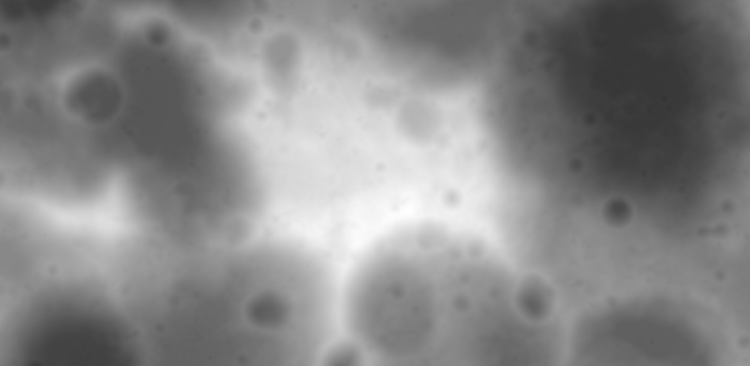
#> input picture data/quickmap-lroc.png, 1500 x 731 px (shown at 1/2 size); its folder holds only this picture in this run
$ python scan_terrain.py
#> lines starting #> are read from the running program, lines starting #| are printed output that depends on the picture; after the words box and inside, x2 and y2 are one past the last pixel; in counts of white or black regions, pixels touching at a corner belong together
import os
import glob
import json
import math
import zipfile
import urllib.parse
import urllib.request
from datetime import datetime, timedelta, timezone
import numpy as np
import matplotlib.pyplot as plt
from matplotlib.widgets import Button, Slider
from matplotlib.colors import Normalize, LightSource
from PIL import Image
from scipy.ndimage import gaussian_filter, uniform_filter, binary_erosion, rotate

# =====================================================================
# 1. KONSTANTA GEOSPASIAL BULAN & PARAMETER BATAS SIMULASI (GO/NO-GO)
# =====================================================================
R_MOON_M         = 1737400.0
LAT_CENTER_DEG   = -84.50
LON_CENTER_DEG   = 31.00
DEFAULT_RES_M    = 42.0   # Skala spasial plateau Mons Mouton (~21.5 km pada 512 px)

# Ambang batas keselamatan pendaratan (Parameter Simulasi CLPS/Artemis)
MAX_SAFE_SLOPE_DEG    = 8.0    # Batas kemiringan lereng LOLA DEM (derajat)
MIN_SUN_MARGIN_DEG    = 0.2    # Margin minimum Matahari di atas ufuk bukit (derajat)
MIN_EARTH_MARGIN_DEG  = 1.5    # Margin minimum Bumi di atas ufuk untuk sinyal DTE (derajat)
MIN_SOLAR_CONT_PCT    = 65.0   # Minimal kontinuitas sinar surya 14 hari pasca-landing (%)
MIN_DTE_CONT_PCT      = 70.0   # Minimal ketersediaan sinyal komunikasi Bumi 14 hari (%)

BASE_EPOCH_UTC     = datetime(2026, 11, 10, 0, 0, tzinfo=timezone.utc)
FORECAST_SPAN_DAYS = 44

os.makedirs("data", exist_ok=True)
os.makedirs("output", exist_ok=True)

# =====================================================================
# 2. AUTO-DISCOVERY & PEMBACAAN METADATA NASA LRO QUICKMAP / LOLA DEM
# =====================================================================
downloads_path = os.path.join(os.path.expanduser("~"), "Downloads")
zip_candidates = glob.glob(os.path.join(downloads_path, "*quickmap*.zip"))
for z in zip_candidates:
    try:
        with zipfile.ZipFile(z, "r") as zip_ref:
            zip_ref.extractall("data")
        print(f"[+] Otomatis mengekstrak file dari: {os.path.basename(z)}")
    except Exception:
        pass

all_images = []
for root, _, files in os.walk("data"):
    for f in files:
        if f.lower().endswith((".png", ".tif", ".tiff", ".jpg")) and not f.endswith(".vrt"):
            all_images.append(os.path.join(root, f))

dem_file = illum_file = None
for img in all_images:
    name = os.path.basename(img).lower()
    if "illum" in name or "wac" in name:
        illum_file = img
    elif "map" in name or "dem" in name or "lola" in name:
        dem_file = img

if not dem_file and all_images:
    dem_file = all_images[0]
if not illum_file and len(all_images) > 1:
    illum_file = [x for x in all_images if x != dem_file][0]

def detect_pixel_resolution_m(img_path, pil_img):
    try:
        tags = getattr(pil_img, "tag_v2", {})
        if 33550 in tags:
            sx = float(tags[33550][0])
            if 1.0 <= sx <= 2000.0:
                return sx
    except Exception:
        pass

    base_no_ext = os.path.splitext(img_path)[0]
    for ext in (".tfw", ".pgw", ".jgw", ".wld"):
        wf = base_no_ext + ext
        if os.path.exists(wf):
            try:
                with open(wf, "r", encoding="utf-8") as f:
                    vals = [float(line.strip()) for line in f if line.strip()]
                if vals and 1.0 <= abs(vals[0]) <= 2000.0:
                    return abs(vals[0])
            except Exception:
                pass
    return DEFAULT_RES_M

if dem_file:
    print(f"[+] Menggunakan NASA LRO QuickMap DEM : {dem_file}")
    raw_dem_img = Image.open(dem_file)
#> raw_dem_img is the input picture: PIL image 1500x731 RGBA; mean R, G, B, A 135.8, 135.8, 135.8, 255
    PIXEL_RES_M = detect_pixel_resolution_m(dem_file, raw_dem_img)
#> in detect_pixel_resolution_m, `tags = getattr(pil_img, "tag_v2", {})`: tags = 0 items
#> PIXEL_RES_M = 42
    if raw_dem_img.mode in ("F", "I", "I;16", "I;16B", "I;16L"):
        dem_arr = np.array(raw_dem_img, dtype=np.float32)
        d_min, d_max = float(np.nanmin(dem_arr)), float(np.nanmax(dem_arr))
        if -9000.0 <= d_min and d_max <= 11000.0 and (d_max - d_min) > 200.0:
            elevation_m = np.nan_to_num(dem_arr, nan=np.nanmedian(dem_arr))
        else:
            norm_d = (dem_arr - d_min) / (d_max - d_min + 1e-5)
            elevation_m = 2000.0 + norm_d * 4000.0
    else:
        heightmap = np.array(raw_dem_img.convert("L"), dtype=np.float32)
        elevation_m = 2000.0 + (heightmap / 255.0) * 4000.0
    dem_source_tag = f"NASA LRO QuickMap ({os.path.basename(dem_file)})"
else:
    print("[!] Raster QuickMap tidak ditemukan -> Menggunakan Model LOLA Mons Mouton.")
    PIXEL_RES_M = DEFAULT_RES_M
    yy, xx = np.mgrid[0:512, 0:512].astype(np.float32)
    r_plateau = np.hypot((xx - 256.0) / 145.0, (yy - 256.0) / 130.0)
    plateau = 195.0 * np.exp(-0.5 * (r_plateau ** 2.4))
    crater_1 = -105.0 * np.exp(-0.5 * ((np.hypot(xx - 135.0, yy - 165.0) / 42.0) ** 2))
    crater_2 = -120.0 * np.exp(-0.5 * ((np.hypot(xx - 375.0, yy - 340.0) / 48.0) ** 2))
    ridge = 32.0 * np.sin(xx / 36.0) * np.cos(yy / 40.0)
    hm = np.clip(45.0 + plateau + crater_1 + crater_2 + ridge, 0.0, 255.0)
    elevation_m = 2000.0 + (hm / 255.0) * 4000.0
    dem_source_tag = "LOLA Mons Mouton Reference Model"

elevation_smooth = gaussian_filter(elevation_m, sigma=1.2)
dy, dx = np.gradient(elevation_smooth, PIXEL_RES_M)
slope_deg = np.degrees(np.arctan(np.sqrt(dx**2 + dy**2)))
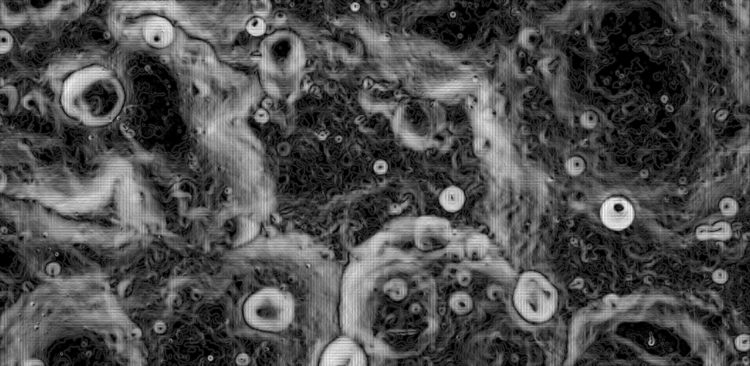
#> slope_deg: shape (731, 1500) float32 (shown at 1/2 size); min 0, max 39.38, mean 11.9; drawn with min black and max white
slope_vmax = max(2.0, float(np.percentile(slope_deg, 97)))
#> slope_vmax = 27.4

if illum_file and os.path.exists(illum_file):
    print(f"[+] Menggunakan Data Iluminasi NASA   : {illum_file}")
    raw_illum = Image.open(illum_file).convert("L").resize((elevation_m.shape[1], elevation_m.shape[0]))
    static_illum_map = (np.array(raw_illum, dtype=np.float32) / 255.0) * 100.0
else:
    static_illum_map = None

# =====================================================================
# 3. KLIEN NASA JPL HORIZONS API (DE441 TOPOCENTRIC MOON_ME) + CACHE
# =====================================================================
HORIZONS_CACHE_PATH = os.path.join("output", "jpl_horizons_cache.json")

# [81 lines left out: functions parse_horizons_csv, fetch_jpl_horizons_body, not called in this run]

def load_or_fetch_horizons_ephemeris():
    start_dt = BASE_EPOCH_UTC
    stop_dt = BASE_EPOCH_UTC + timedelta(days=FORECAST_SPAN_DAYS)
    cache_key = f"{start_dt.strftime('%Y%m%d')}_{FORECAST_SPAN_DAYS}d_{LAT_CENTER_DEG}_{LON_CENTER_DEG}"

    if os.path.exists(HORIZONS_CACHE_PATH):
        try:
            with open(HORIZONS_CACHE_PATH, "r", encoding="utf-8") as f:
#> (reads output/jpl_horizons_cache.json from the repository)
                cached = json.load(f)
            if cached.get("key") == cache_key:
                print("[+] Ephemeris NASA JPL Horizons (DE441) dimuat dari cache lokal.")
                return {
                    "source": "NASA JPL Horizons DE441",
                    "sun": {k: np.array(v, dtype=np.float64) for k, v in cached["sun"].items()},
                    "earth": {k: np.array(v, dtype=np.float64) for k, v in cached["earth"].items()}
                }
        except Exception:
            pass

    print("[*] Menghubungi NASA JPL Horizons API untuk data Matahari & Librasi Bumi...")
    try:
        sun_ep = fetch_jpl_horizons_body("10", start_dt, stop_dt, LAT_CENTER_DEG, LON_CENTER_DEG, 4.2)
        earth_ep = fetch_jpl_horizons_body("399", start_dt, stop_dt, LAT_CENTER_DEG, LON_CENTER_DEG, 4.2)
        if sun_ep is not None and earth_ep is not None:
            with open(HORIZONS_CACHE_PATH, "w", encoding="utf-8") as f:
                json.dump({
                    "key": cache_key,
                    "sun": {k: v.tolist() for k, v in sun_ep.items()},
                    "earth": {k: v.tolist() for k, v in earth_ep.items()}
                }, f)
            print("[+] Berhasil mengunduh ephemeris resmi NASA JPL Horizons DE441!")
            return {"source": "NASA JPL Horizons DE441", "sun": sun_ep, "earth": earth_ep}
    except Exception as exc:
        print(f"[!] Mode offline ({exc}) -> Menggunakan model analitik MOON_ME.")

    return None

JPL_HORIZONS_DATA = load_or_fetch_horizons_ephemeris()
EPHEMERIS_SOURCE_LABEL = JPL_HORIZONS_DATA["source"] if JPL_HORIZONS_DATA else "Analytical MOON_ME"

def compute_lunar_ephemeris(dt_utc, lat_deg=LAT_CENTER_DEG, lon_deg=LON_CENTER_DEG):
    d_lat = lat_deg - LAT_CENTER_DEG
    d_lon = lon_deg - LON_CENTER_DEG

    if JPL_HORIZONS_DATA is not None:
        ts_q = dt_utc.timestamp()
        s_tab = JPL_HORIZONS_DATA["sun"]
        e_tab = JPL_HORIZONS_DATA["earth"]

        sun_az = float(np.interp(ts_q, s_tab["ts"], s_tab["az_unwrapped"])) % 360.0
        sun_el = float(np.interp(ts_q, s_tab["ts"], s_tab["elev"]))
        earth_az = float(np.interp(ts_q, e_tab["ts"], e_tab["az_unwrapped"])) % 360.0
        earth_el = float(np.interp(ts_q, e_tab["ts"], e_tab["elev"]))

        sun_el += d_lat * math.cos(math.radians(sun_az))
        earth_el += d_lat * math.cos(math.radians(earth_az))
        sun_az = (sun_az - d_lon) % 360.0
        earth_az = (earth_az - d_lon) % 360.0
        return {"sun_elev": sun_el, "sun_az": sun_az, "earth_elev": earth_el, "earth_az": earth_az}

    j2000 = datetime(2000, 1, 1, 12, 0, tzinfo=timezone.utc)
    days = (dt_utc - j2000).total_seconds() / 86400.0
    synodic_phase = 2.0 * math.pi * ((days - 9815.0) / 29.530588853)
    subsolar_lon = (math.degrees(-synodic_phase)) % 360.0
    subsolar_lat = -1.543 * math.cos(2.0 * math.pi * ((days - 9790.0) / 365.25))

    lat_r, lon_r = math.radians(lat_deg), math.radians(lon_deg)
    ss_lat_r, ss_lon_r = math.radians(subsolar_lat), math.radians(subsolar_lon)
    dlon_s = ss_lon_r - lon_r
    sun_el = math.degrees(math.asin(np.clip(
        math.sin(lat_r)*math.sin(ss_lat_r) + math.cos(lat_r)*math.cos(ss_lat_r)*math.cos(dlon_s), -1.0, 1.0)))
    sun_az = math.degrees(math.atan2(
        math.sin(dlon_s)*math.cos(ss_lat_r),
        math.cos(lat_r)*math.sin(ss_lat_r) - math.sin(lat_r)*math.cos(ss_lat_r)*math.cos(dlon_s))) % 360.0

    earth_lat = -6.68 * math.sin(2.0 * math.pi * ((days - 9808.0) / 27.212220817))
    earth_lon = 7.89 * math.sin(2.0 * math.pi * ((days - 9811.0) / 27.55454988))
    el_r, elon_r = math.radians(earth_lat), math.radians(earth_lon)
    dlon_e = elon_r - lon_r
    earth_el = math.degrees(math.asin(np.clip(
        math.sin(lat_r)*math.sin(el_r) + math.cos(lat_r)*math.cos(el_r)*math.cos(dlon_e), -1.0, 1.0)))
    earth_az = math.degrees(math.atan2(
        math.sin(dlon_e)*math.cos(el_r),
        math.cos(lat_r)*math.sin(el_r) - math.sin(lat_r)*math.cos(el_r)*math.cos(dlon_e))) % 360.0

    return {"sun_elev": sun_el, "sun_az": sun_az, "earth_elev": earth_el, "earth_az": earth_az}

# =====================================================================
# 4. RAY-CASTING UFUK 360°, DETEKSI PSR & MODEL TERMAL LRO DIVINER
# =====================================================================
def compute_360_horizon_profile(elev_m, r0, c0, pixel_res_m=PIXEL_RES_M, max_radius_px=180):
    H, W = elev_m.shape
    z0 = elev_m[r0, c0]
    az_grid = np.arange(360, dtype=np.float32)
    az_rad = np.radians(az_grid)
    dists = np.arange(1, max_radius_px + 1, dtype=np.float32)

    rr = np.rint(r0 - np.cos(az_rad)[:, None] * dists[None, :]).astype(int)
    cc = np.rint(c0 + np.sin(az_rad)[:, None] * dists[None, :]).astype(int)
    valid = (rr >= 0) & (rr < H) & (cc >= 0) & (cc < W)

    z_samples = elev_m[np.clip(rr, 0, H - 1), np.clip(cc, 0, W - 1)]
    angles_deg = np.degrees(np.arctan2(z_samples - z0, dists[None, :] * pixel_res_m))
    angles_deg = np.where(valid, angles_deg, -10.0)
    return az_grid, np.max(angles_deg, axis=1)

def compute_directional_los_fast(elev_m, az_deg, elev_deg, pixel_res_m=PIXEL_RES_M):
    H, W = elev_m.shape
    if elev_deg <= -12.0:
        return np.zeros((H, W), dtype=np.float32)

    rot_dem = rotate(elev_m, angle=az_deg, reshape=True, order=1, mode="constant", cval=-1e6)
    rH, rW = rot_dem.shape
    tan_el = math.tan(math.radians(elev_deg))

    row_dist = np.arange(rH, dtype=np.float32)[:, np.newaxis] * pixel_res_m
    h_eff = rot_dem + row_dist * tan_el
    max_h_eff = np.maximum.accumulate(h_eff, axis=0)

    valid_mask = rot_dem > -1e5
    los_rot = np.where(valid_mask & (h_eff >= max_h_eff - 0.5), 100.0, 0.0).astype(np.float32)

    los_back = rotate(los_rot, angle=-az_deg, reshape=True, order=1, mode="constant", cval=0.0)
    bH, bW = los_back.shape
    r0 = (bH - H) // 2
    c0 = (bW - W) // 2
    return gaussian_filter(los_back[r0:r0+H, c0:c0+W], sigma=0.8)

annual_sun_hits = np.zeros_like(elevation_smooth, dtype=np.float32)
for az_sweep in range(0, 360, 30):
    annual_sun_hits += (compute_directional_los_fast(elevation_smooth, float(az_sweep), 3.5, PIXEL_RES_M) > 50.0)
#> this loop made 12 passes
#> pass 1, in compute_directional_los_fast, `max_h_eff = np.maximum.accumulate(h_eff, axis=0)`:
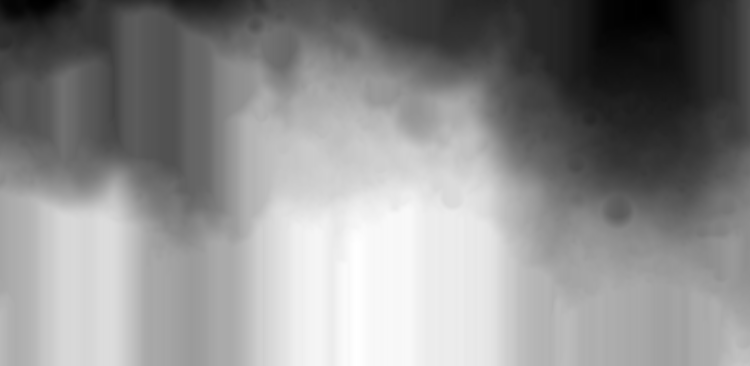
#> max_h_eff: shape (731, 1500) float32 (shown at 1/2 size); min 2950.2, max 7175.5, mean 5287.9; drawn with min black and max white
#> pass 1, in compute_directional_los_fast, `los_rot = np.where(valid_mask & (h_eff >= max_h_eff - 0.5), 100.0, 0.0..`:
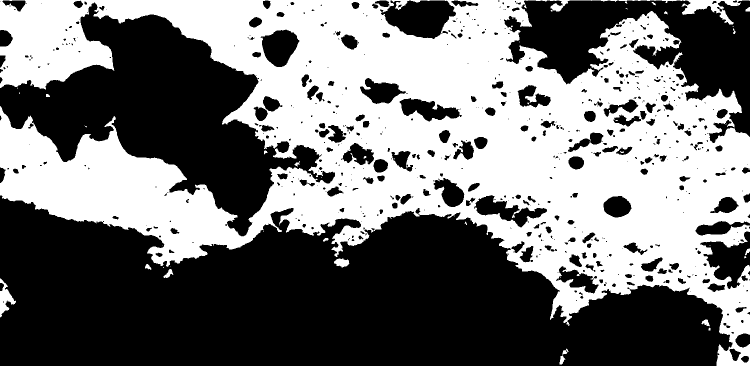
#> los_rot: shape (731, 1500) float32 (shown at 1/2 size); values 0 (black) and 100 (white), 46.2% white; 44 white regions (25 under 20 px), largest, box (x1, y1, x2, y2) and area: (0, 0, 1500, 731) 504514, (0, 557, 32, 635) 1038, (668, 516, 699, 535) 380
#> after the loop:
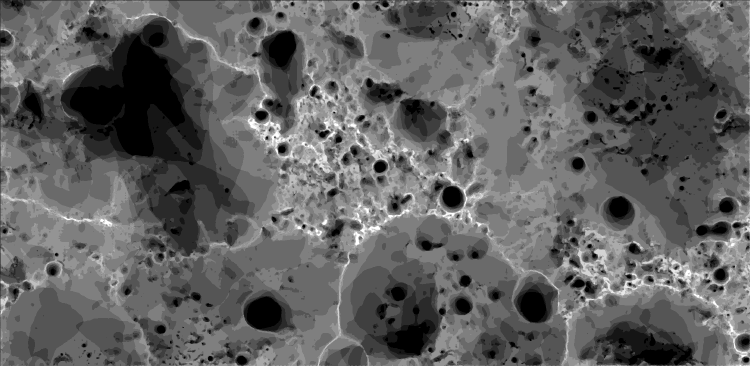
#> annual_sun_hits: shape (731, 1500) float32 (shown at 1/2 size); min 0, max 12, mean 4.58; drawn with min black and max white

psr_mask = (annual_sun_hits == 0) & (elevation_smooth < np.percentile(elevation_smooth, 45))
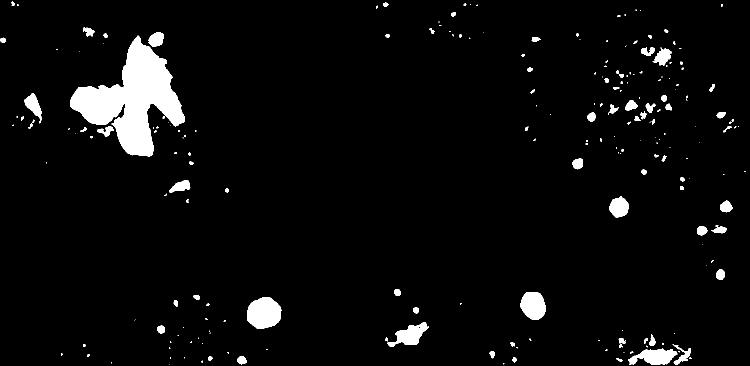
#> psr_mask: shape (731, 1500) bool (shown at 1/2 size); 4.3% white; 222 white regions (134 under 20 px), largest, box (x1, y1, x2, y2) and area: (140, 71, 370, 314) 24470, (494, 594, 563, 658) 3398, (1041, 584, 1092, 640) 2199
if static_illum_map is not None:
    psr_mask = psr_mask | (static_illum_map <= np.percentile(static_illum_map, 8))
if np.count_nonzero(psr_mask) < 20:
    psr_mask = elevation_smooth <= np.percentile(elevation_smooth, 12)

psr_coords = np.argwhere(psr_mask)
#> psr_coords = 47245 pairs, first value 2 to 729, second value 1 to 1491

def distance_to_nearest_psr_km(r, c):
    d_px = np.min(np.hypot(psr_coords[:, 0] - r, psr_coords[:, 1] - c))
    return float(d_px * PIXEL_RES_M / 1000.0)

S0_SOLAR   = 1361.0
SIGMA_SB   = 5.670374419e-8
ALBEDO_LUN = 0.12
EMISSIVITY = 0.95

def diviner_surface_temp_k(sun_elev_deg, is_sunlit, hours_in_shadow=0.0):
    if is_sunlit and sun_elev_deg > 0.0:
        sin_inc = math.sin(math.radians(max(sun_elev_deg, 0.3)))
        q_solar = (1.0 - ALBEDO_LUN) * S0_SOLAR * sin_inc
        t_rad = ((q_solar + 4.5) / (EMISSIVITY * SIGMA_SB)) ** 0.25
        return float(np.clip(t_rad, 95.0, 260.0))
    return float(42.0 + (195.0 - 42.0) * math.exp(-hours_in_shadow / 22.0))

# =====================================================================
# 5. PROYEKSI KOORDINAT IAU 2000 & SELEKSI 3 KANDIDAT SITUS
# =====================================================================
def pixel_to_lunar_polar_coords(r, c, shape, res_m=PIXEL_RES_M):
    colat_center_rad = math.radians(90.0 - abs(LAT_CENTER_DEG))
    rho_center = 2.0 * R_MOON_M * math.tan(colat_center_rad / 2.0)
    lon_center_rad = math.radians(LON_CENTER_DEG)

    x_center = rho_center * math.sin(lon_center_rad)
    y_center = -rho_center * math.cos(lon_center_rad)

    dx_m = (c - shape[1] / 2.0) * res_m
    dy_m = (shape[0] / 2.0 - r) * res_m

    x_proj = x_center + dx_m
    y_proj = y_center + dy_m

    rho = math.hypot(x_proj, y_proj)
    if rho == 0.0:
        return -90.0, 0.0

    colat_rad = 2.0 * math.atan(rho / (2.0 * R_MOON_M))
    lat_deg = -(90.0 - math.degrees(colat_rad))
    lon_deg = (math.degrees(math.atan2(x_proj, -y_proj))) % 360.0
    return lat_deg, lon_deg

base_illum_est = static_illum_map if static_illum_map is not None else (annual_sun_hits / 12.0 * 100.0)
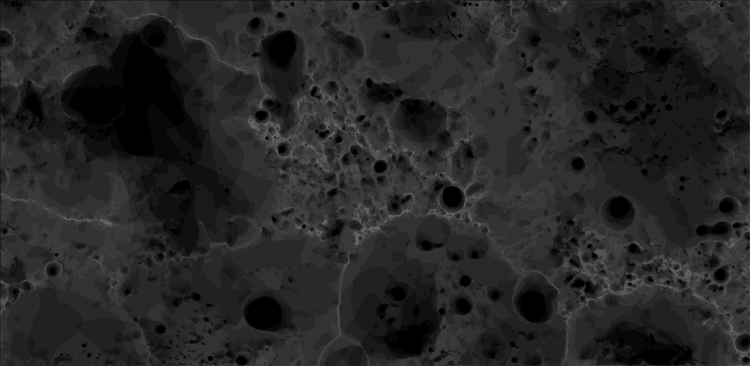
#> base_illum_est: shape (731, 1500) float32 (shown at 1/2 size); min 0, max 100, mean 38.1
safe_pad = binary_erosion((slope_deg <= MAX_SAFE_SLOPE_DEG) & (~psr_mask), structure=np.ones((5, 5), dtype=bool))
#> safe_pad: shape (731, 1500) bool; 16.5% white; 754 white regions (428 under 20 px), largest, box (x1, y1, x2, y2) and area: (1110, 2, 1411, 369) 41663, (822, 2, 1038, 99) 10206, (555, 278, 748, 397) 9782
if np.count_nonzero(safe_pad) < 40:
    safe_pad = (slope_deg <= MAX_SAFE_SLOPE_DEG) & (~psr_mask)

norm_slope_init = np.clip((MAX_SAFE_SLOPE_DEG - slope_deg) / MAX_SAFE_SLOPE_DEG, 0.0, 1.0)
init_score = uniform_filter((0.55 * norm_slope_init + 0.45 * (base_illum_est / 100.0)) * safe_pad, size=5)
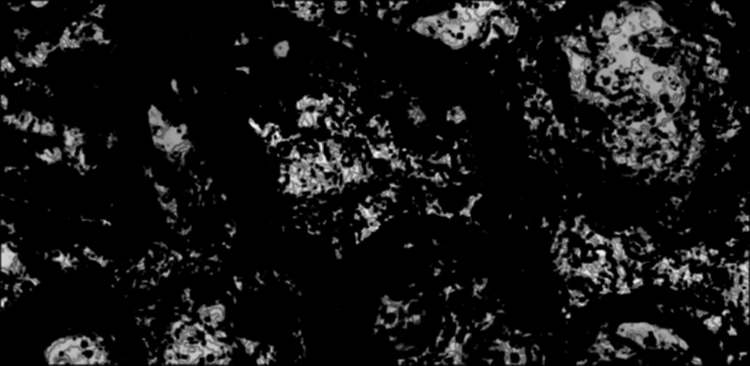
#> init_score: shape (731, 1500) float32 (shown at 1/2 size); min 0, max 0.981, mean 0.0831
score_search = init_score.copy()
edge_m = max(25, int(min(elevation_m.shape) * 0.08))
score_search[:edge_m, :] = 0.0; score_search[-edge_m:, :] = 0.0
#> (the rest of the program and of its run is left out)
